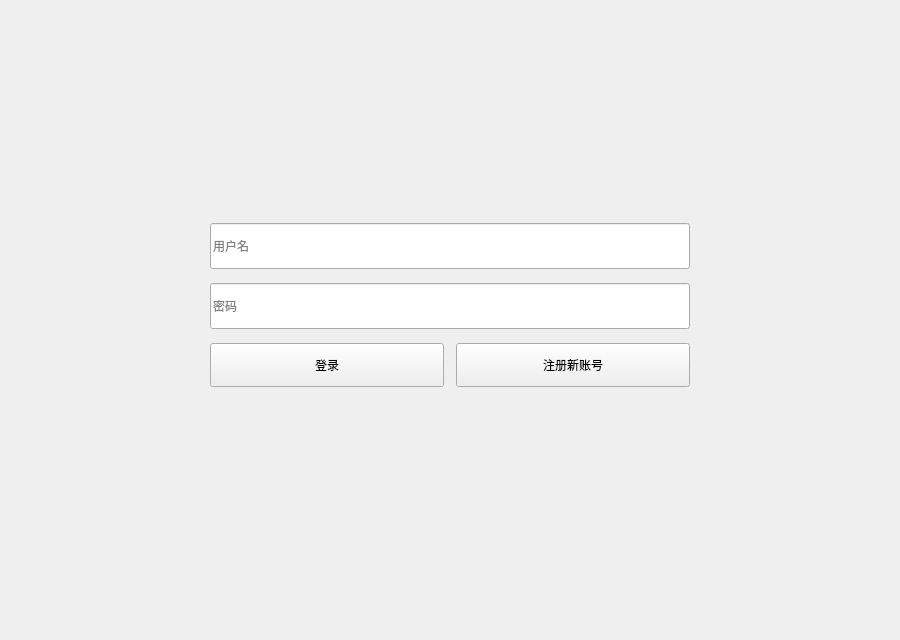
<?xml version="1.0" encoding="UTF-8"?>
<ui version="4.0">
 <class>LoginWidget</class>
 <widget class="QWidget" name="LoginWidget">
  <property name="geometry">
   <rect>
    <x>0</x>
    <y>0</y>
    <width>900</width>
    <height>640</height>
   </rect>
  </property>
  <property name="minimumSize">
   <size>
    <width>720</width>
    <height>520</height>
   </size>
  </property>
  <property name="windowTitle">
   <string>Smart Home Monitoring System</string>
  </property>
  <layout class="QVBoxLayout" name="rootLayout">
   <property name="spacing">
    <number>0</number>
   </property>
   <property name="leftMargin">
    <number>56</number>
   </property>
   <property name="topMargin">
    <number>38</number>
   </property>
   <property name="rightMargin">
    <number>56</number>
   </property>
   <property name="bottomMargin">
    <number>28</number>
   </property>
   <item>
    <spacer name="topSpacer">
     <property name="orientation">
      <enum>Qt::Vertical</enum>
     </property>
     <property name="sizeType">
      <enum>QSizePolicy::Expanding</enum>
     </property>
     <property name="sizeHint" stdset="0">
      <size>
       <width>20</width>
       <height>160</height>
      </size>
     </property>
    </spacer>
   </item>
   <item alignment="Qt::AlignHCenter">
    <widget class="QFrame" name="loginCard">
     <property name="minimumSize">
      <size>
       <width>480</width>
       <height>0</height>
      </size>
     </property>
     <property name="maximumSize">
      <size>
       <width>540</width>
       <height>16777215</height>
      </size>
     </property>
     <property name="frameShape">
      <enum>QFrame::NoFrame</enum>
     </property>
     <layout class="QVBoxLayout" name="formLayout">
      <property name="spacing">
       <number>14</number>
      </property>
      <property name="leftMargin">
       <number>0</number>
      </property>
      <property name="topMargin">
       <number>0</number>
      </property>
      <property name="rightMargin">
       <number>0</number>
      </property>
      <property name="bottomMargin">
       <number>0</number>
      </property>
      <item>
       <widget class="QLineEdit" name="usernameEdit">
        <property name="minimumSize">
         <size>
          <width>0</width>
          <height>46</height>
         </size>
        </property>
        <property name="placeholderText">
         <string>用户名</string>
        </property>
        <property name="clearButtonEnabled">
         <bool>true</bool>
        </property>
       </widget>
      </item>
      <item>
       <widget class="QLineEdit" name="passwordEdit">
        <property name="minimumSize">
         <size>
          <width>0</width>
          <height>46</height>
         </size>
        </property>
        <property name="echoMode">
         <enum>QLineEdit::Password</enum>
        </property>
        <property name="placeholderText">
         <string>密码</string>
        </property>
       </widget>
      </item>
      <item>
       <layout class="QHBoxLayout" name="buttonLayout">
        <property name="spacing">
         <number>12</number>
        </property>
        <item>
         <widget class="QPushButton" name="loginButton">
          <property name="minimumSize">
           <size>
            <width>0</width>
            <height>44</height>
           </size>
          </property>
          <property name="cursor">
           <cursorShape>PointingHandCursor</cursorShape>
          </property>
          <property name="text">
           <string>登录</string>
          </property>
         </widget>
        </item>
        <item>
         <widget class="QPushButton" name="registerButton">
          <property name="minimumSize">
           <size>
            <width>0</width>
            <height>44</height>
           </size>
          </property>
          <property name="cursor">
           <cursorShape>PointingHandCursor</cursorShape>
          </property>
         <property name="text">
           <string>注册新账号</string>
          </property>
         </widget>
        </item>
       </layout>
      </item>
      <item>
       <widget class="QLabel" name="statusLabel">
        <property name="minimumSize">
         <size>
          <width>0</width>
          <height>26</height>
         </size>
        </property>
        <property name="text">
         <string/>
        </property>
        <property name="alignment">
         <set>Qt::AlignCenter</set>
        </property>
        <property name="wordWrap">
         <bool>true</bool>
        </property>
       </widget>
      </item>
     </layout>
    </widget>
   </item>
   <item>
    <spacer name="bottomSpacer">
     <property name="orientation">
      <enum>Qt::Vertical</enum>
     </property>
     <property name="sizeType">
      <enum>QSizePolicy::Expanding</enum>
     </property>
     <property name="sizeHint" stdset="0">
      <size>
       <width>20</width>
       <height>160</height>
      </size>
     </property>
    </spacer>
   </item>
  </layout>
 </widget>
 <resources/>
 <connections/>
</ui>
